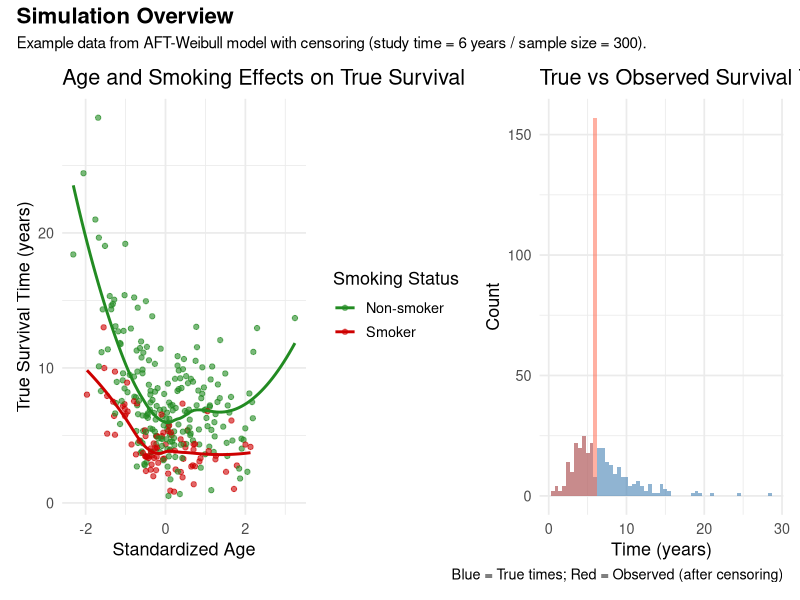
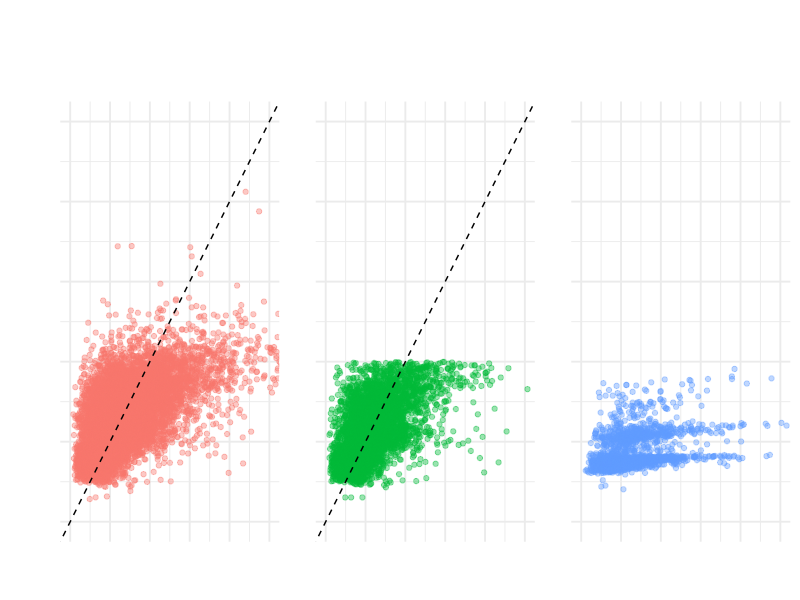

These charts were generated, in order, by the following R code: (Note: a time limit stopped this script after it produced the figures.)
# AFT Weibull Simulation with Multiple Sample Sizes and Censoring Schemes
# Model: T = T_0 * exp(η_AFT) where T_0 ~ Weibull(shape=α, scale=β)
# η_AFT = b_age * age_binary + b_smoker * smoker + b_sex * sex

library(dplyr)
library(tidyr)
library(survival)
library(purrr)
library(ggplot2)
library(patchwork)

### 1. Generate the data
set.seed(3456)

# Sample sizes to generate
n_points <- c(100, 300, 600)

# Censoring times (study end dates) #Chronic Non-Communicable Diseases
time1 <- 4 # years
time2 <- 6 # years  
time3 <- 10 # years
censoring_times <- c(time1, time2, time3)

# AFT Weibull parameters
alpha <- 3 # Weibull shape parameter
L_med <- 6  # Desired median lifetime for baseline group (years)
beta <- L_med / (log(2))^(1 / alpha)  # Weibull scale parameter

# AFT coefficients
b_age <- -0.25                 # Age effect
b_age2   <- 0.15 
b_smoker <- -0.6              # Smoking effect
b_sex <- 0.2                 # Sex effect

# Generate the data
gen_data <- function(n) {
  age_raw <- rnorm(n, 70, 10) #mean = 70, sd = 10
  age_std <- (age_raw - 70) / 10
  smoker  <- rbinom(n, 1, 0.3) #binary, with 30% split randomly (30% = 1 = smoker)
  sex     <- rbinom(n, 1, 0.5) #binary, with 50% split randomly
  
  # Model with parameters  
  lp <- b_age * age_std + b_age2 * (age_std^2) + b_smoker * smoker + b_sex * sex
  
  # Baseline Weibull
  T0 <- rweibull(n, shape = alpha, scale = beta)
  
  # Model with weibull baseline
  true_time <- T0 * exp(lp)
  
  # Data frame
  data.frame(
    age_std  = age_std,
    age_std2 = age_std^2,
    smoker   = smoker,
    sex      = sex,
    true_time = true_time
  )
}

# Apply censoring -> ctime = study time
apply_censoring <- function(true_time, ctime) {
  time_obs  <- pmin(true_time, ctime)
  event_obs <- as.numeric(true_time <= ctime)
  data.frame(
    time_obs = time_obs,
    event_obs = event_obs,
    censoring_rate = 1 - mean(event_obs) # mean() -> percent of event happening
  )
}

# Show an example of generated data
set.seed(123)
#example - using actual simulation parameters
n <- 300  # one of the sample sizes used: c(100, 300, 600)
ctime <- 6  # one of the censoring times used: c(4, 6, 10)
#from generated data
example_df <- gen_data(n)
censored_df <- apply_censoring(example_df$true_time, ctime)
example_data <- cbind(example_df, censored_df)

# Table for example
print(head(example_data, 10))

# p1: Age vs True survival time
p1 <- ggplot(example_data, aes(x = age_std, y = true_time, color = factor(smoker))) +
  geom_point(alpha = 0.6) +
  geom_smooth(method = "loess", se = FALSE) +
  scale_color_manual(values = c("forestgreen", "red3"),
                     labels = c("Non-smoker", "Smoker")) +
  labs(
    title = "Age and Smoking Effects on True Survival",
    x = "Standardized Age", y = "True Survival Time (years)",
    color = "Smoking Status"
  ) +
  theme_minimal(base_size = 13)

# p2: True vs Observed survival times
p2 <- ggplot(example_data, aes(x = true_time)) +
  geom_histogram(binwidth = 0.5, fill = "steelblue", alpha = 0.6) +
  geom_histogram(aes(x = time_obs), binwidth = 0.5, fill = "tomato", alpha = 0.5) +
  labs(
    title = "True vs Observed Survival Times",
    x = "Time (years)", y = "Count",
    caption = "Blue = True times; Red = Observed (after censoring)"
  ) +
  theme_minimal(base_size = 13)

# Simulation Overview
overview_plot <- (p1 | p2) +
  plot_annotation(
    title = "Simulation Overview",
    subtitle = "Example data from AFT-Weibull model with censoring (study time = 6 years / sample size = 300).",
    theme = theme(plot.title = element_text(size = 16, face = "bold"))
  )

overview_plot



### 2. Run simulation
n_datasets <- 100
datasets <- list()

for (i in 1:n_datasets) {
  n     <- sample(n_points, 1)
  ctime <- sample(censoring_times, 1)
  df  <- gen_data(n)
  cen <- apply_censoring(df$true_time, ctime)
  datasets[[paste0("dataset_", i)]] <- cbind(
    df,
    cen,
    n_points = n,
    censoring_time = ctime
  )
}

cat("datasets:", length(datasets), "\n")



### 3. Model Comparison
all_preds <- list()

for (dname in names(datasets)) {
  dat <- datasets[[dname]]
  if (sum(dat$event_obs) < 5) next
  
  # Split trainning set and test set
  set.seed(123)
  idx   <- sample(1:nrow(dat), floor(0.7 * nrow(dat))) # 0.7/0.3
  train <- dat[idx, ]
  test  <- dat[-idx, ]
  
  ## AFT model (Weibull)
  aft_fit <- tryCatch(
    survreg(
      Surv(time_obs, event_obs) ~ age_std + smoker + sex,
      data = train,
      dist = "weibull"
    ),
    error = function(e) NULL
  )
  
  aft_pred <- if (!is.null(aft_fit)) {
    predict(aft_fit, newdata = test, type = "quantile", p = 0.5)
  } else rep(NA_real_, nrow(test)) # predict the median survival time
  
  aft_pred_cap <- pmin(aft_pred, 25)  # tighter numerical cap
  
  ## Cox model
  cox_fit <- tryCatch(
    coxph(Surv(time_obs, event_obs) ~ age_std + smoker + sex, data = train),
    error = function(e) NULL
  )
  
  get_median_from_cox <- function(model, newrow) {
    bh <- basehaz(model, centered = FALSE)
    lp <- as.numeric(predict(model, newdata = newrow, type = "lp"))
    s  <- exp(-bh$hazard * exp(lp))
    idx <- which(s <= 0.5)[1]
    if (is.na(idx)) return(NA_real_)
    bh$time[idx]
  }
  
  cox_pred <- if (!is.null(cox_fit)) {
    purrr::map_dbl(1:nrow(test), ~ get_median_from_cox(cox_fit, test[.x, , drop = FALSE]))
  } else rep(NA_real_, nrow(test)) # predict the median survival time
  
  cox_pred_cap <- pmin(cox_pred, 25) # tighter numerical cap
  
  ## Naive model
  naive_fit <- lm(time_obs ~ age_std + smoker + sex, data = train)
  naive_pred <- predict(naive_fit, newdata = test)
  naive_pred_cap <- pmin(naive_pred, 25)
  
  ## All predictor
  all_preds[[dname]] <- data.frame(
    dataset_name = dname,
    true_time = test$true_time,
    aft_raw   = aft_pred_cap,
    cox_raw   = cox_pred_cap,
    naive_raw = naive_pred_cap,
    aft_log   = log(pmax(aft_pred, 1e-6)),
    cox_log   = log(pmax(cox_pred, 1e-6)),
    naive_log = log(pmax(naive_pred, 1e-6)),
    true_log  = log(test$true_time)
  )
}

# Show predictors
res_df <- bind_rows(all_preds, .id = "dataset_name")

res_long_raw <- res_df %>%
  select(dataset_name, true_time, aft_raw, cox_raw, naive_raw) %>%
  pivot_longer(cols = starts_with(c("aft", "cox", "naive")),
               names_to = "model", values_to = "pred_time") %>%
  mutate(model = factor(model,
                        levels = c("aft_raw", "cox_raw", "naive_raw"),
                        labels = c("AFT (Weibull)", "Cox", "Naive")))

# Predicted vs True Scatterplot
ggplot(res_long_raw, aes(x = true_time, y = pred_time, color = model)) +
  geom_point(alpha = 0.4, size = 1.5) +
  geom_abline(slope = 1, intercept = 0, linetype = "dashed", color = "black") +
  facet_wrap(~model, scales = "free", nrow = 1) +
  labs(
    title = "Predicted vs True Survival Times",
    subtitle = "Model comparison across simulated datasets",
    x = "True Survival Time (years)",
    y = "Predicted Median Survival Time (years)",
    color = "Model"
  ) +
  theme_minimal(base_size = 14) +
  theme(
    legend.position = "none",
    strip.text = element_text(size = 12, face = "bold"),
    plot.title = element_text(face = "bold", size = 16)
  ) +
  coord_cartesian(xlim = c(0, 25), ylim = c(0, 25))

# Predictor with different parameters
res_aft <- bind_rows(all_preds, .id = "dataset_name") %>%
  select(dataset_name, true_time, aft_pred = aft_raw) %>%
  left_join(
    bind_rows(datasets, .id = "dataset_name") %>%
      select(dataset_name, n_points, censoring_time),
    by = "dataset_name"
  ) %>%
  mutate(
    abs_error = abs(aft_pred - true_time),
    bias = aft_pred - true_time
  )

summary_aft <- res_aft %>%
  group_by(n_points, censoring_time) %>%
  summarise(
    mean_pred = mean(aft_pred, na.rm = TRUE),
    mean_true = mean(true_time, na.rm = TRUE),
    .groups = "drop"
  )

summary_aft_long <- summary_aft %>%
  pivot_longer(cols = c(mean_pred, mean_true),
               names_to = "Type", values_to = "Mean_Survival") %>%
  mutate(
    Type = recode(Type,
                  "mean_pred" = "Predicted (AFT)",
                  "mean_true" = "True (Simulated)")
  )

ggplot(summary_aft_long,
       aes(x = n_points, y = Mean_Survival,
           color = Type, linetype = Type)) +
  geom_line(linewidth = 1.3) +
  geom_point(size = 2) +
  facet_wrap(~censoring_time, labeller = label_both) +
  scale_color_manual(values = c("Predicted (AFT)" = "red3",
                                "True (Simulated)" = "black")) +
  labs(
    title = "Predicted vs True Mean Survival Time (AFT Model)",
    subtitle = "Across different sample sizes and study durations",
    x = "Sample Size (n)",
    y = "Mean Survival Time (years)",
    color = "",
    linetype = ""
  ) +
  theme_minimal(base_size = 14) +
  theme(
    plot.title = element_text(size = 16, face = "bold"),
    legend.position = "bottom"
  )



### 4. Evaluation (Median-based approach)
res <- bind_rows(all_preds)

##Winsorize helper: trim 1% extremes to avoid outliers
winsorize_vec <- function(x, lower_p = 0.01, upper_p = 0.99) {
  q <- quantile(x, probs = c(lower_p, upper_p), na.rm = TRUE)
  x[x < q[1]] <- q[1]
  x[x > q[2]] <- q[2]
  x
}

##Prepare long format for median-based computation
res_long_raw <- res %>%
  pivot_longer(cols = c(aft_raw, cox_raw, naive_raw),
               names_to = "model", values_to = "pred")

##For each dataset & model: compute median(pred) & median(true_time)
median_summary <- res_long_raw %>%
  group_by(dataset_name, model) %>%
  summarise(
    median_pred = median(winsorize_vec(pred), na.rm = TRUE),
    median_true = median(true_time, na.rm = TRUE),  # True values not winsorized
    .groups = "drop"
  )

##Add censoring_time and n_points information
median_summary <- median_summary %>%
  left_join(
    bind_rows(datasets, .id = "dataset_name") %>%
      select(dataset_name, censoring_time, n_points) %>%
      distinct(),
    by = "dataset_name"
  )

##Compute squared error and bias between medians
median_summary <- median_summary %>%
  mutate(
    mse_median = (median_pred - median_true)^2,
    bias_median = median_pred - median_true
  )

##Aggregate across datasets (main metrics) - overall and by study length
overall_median <- median_summary %>%
  group_by(model) %>%
  summarise(
    Median_MSE = mean(mse_median, na.rm = TRUE),
    Median_Bias = mean(bias_median, na.rm = TRUE),
    .groups = "drop"
  )

##Metrics stratified by study length
median_by_study <- median_summary %>%
  group_by(model, censoring_time) %>%
  summarise(
    Median_MSE = mean(mse_median, na.rm = TRUE),
    Median_Bias = mean(bias_median, na.rm = TRUE),
    .groups = "drop"
  )

##Metrics stratified by sample size
median_by_n <- median_summary %>%
  group_by(model, n_points) %>%
  summarise(
    Median_MSE = mean(mse_median, na.rm = TRUE),
    Median_Bias = mean(bias_median, na.rm = TRUE),
    .groups = "drop"
  )

cat("MEDIAN-BASED METRICS\n")
print(overall_median)
cat("\nMEDIAN-BASED METRICS BY STUDY LENGTH\n")
print(median_by_study)
cat("\nMEDIAN-BASED METRICS BY SAMPLE SIZE\n")
print(median_by_n)


##Log-scale version (optional, for robustness check)
res_long_log <- res %>%
  pivot_longer(cols = c(aft_log, cox_log, naive_log),
               names_to = "model", values_to = "pred_log")

log_summary <- res_long_log %>%
  group_by(dataset_name, model) %>%
  summarise(
    median_pred_log = median(winsorize_vec(pred_log), na.rm = TRUE),
    median_true_log = median(true_log, na.rm = TRUE),  # True values not winsorized
    mse_log = (median_pred_log - median_true_log)^2,
    bias_log = median_pred_log - median_true_log,
    .groups = "drop"
  ) %>%
  left_join(
    bind_rows(datasets, .id = "dataset_name") %>%
      select(dataset_name, censoring_time) %>%
      distinct(),
    by = "dataset_name"
  )

overall_log <- log_summary %>%
  group_by(model) %>%
  summarise(
    Mean_MSE_log = mean(mse_log, na.rm = TRUE),
    Mean_Bias_log = mean(bias_log, na.rm = TRUE),
    .groups = "drop"
  )

##Log metrics stratified by study length
log_by_study <- log_summary %>%
  group_by(model, censoring_time) %>%
  summarise(
    Mean_MSE_log = mean(mse_log, na.rm = TRUE),
    Mean_Bias_log = mean(bias_log, na.rm = TRUE),
    .groups = "drop"
  )

cat("LOG-SCALE MEDIAN METRICS\n")
print(overall_log)
cat("\nLOG-SCALE MEDIAN METRICS BY STUDY LENGTH\n")
print(log_by_study)


##CI Coverage (Median-based)
# For each model, censoring_time, AND n_points, compute CI range based on median_pred
# This ensures CI is computed separately for each combination of censoring scenario and sample size
ci_ranges <- median_summary %>%
  group_by(model, censoring_time, n_points) %>%
  summarise(
    ci_low = quantile(median_pred, 0.025, na.rm = TRUE),
    ci_high = quantile(median_pred, 0.975, na.rm = TRUE),
    .groups = "drop"
  )

# Check if median_true falls within CI for each dataset
coverage_summary <- median_summary %>%
  left_join(ci_ranges, by = c("model", "censoring_time", "n_points")) %>%
  mutate(
    covered = as.numeric(median_true >= ci_low & median_true <= ci_high)
  )

# Calculate mean coverage across datasets for each model (overall and by study length)
overall_coverage <- coverage_summary %>%
  group_by(model) %>%
  summarise(
    Mean_Coverage_95 = mean(covered, na.rm = TRUE),
    .groups = "drop"
  )

##Coverage stratified by study length
coverage_by_study <- coverage_summary %>%
  group_by(model, censoring_time) %>%
  summarise(
    Mean_Coverage_95 = mean(covered, na.rm = TRUE),
    .groups = "drop"
  )

##Coverage stratified by sample size
coverage_by_n <- coverage_summary %>%
  group_by(model, n_points) %>%
  summarise(
    Mean_Coverage_95 = mean(covered, na.rm = TRUE),
    .groups = "drop"
  )

cat("95% CI COVERAGE (Median-based)\n")
print(overall_coverage)
cat("\n95% CI COVERAGE BY STUDY LENGTH\n")
print(coverage_by_study)
cat("\n95% CI COVERAGE BY SAMPLE SIZE\n")
print(coverage_by_n)


### 5. Visualization of Model Performance (Updated for Median-based Evaluation)
## Rename models for clarity
overall_median$model <- recode(overall_median$model,
                               "aft_raw" = "AFT (Weibull)",
                               "cox_raw" = "Cox",
                               "naive_raw" = "Naive")

overall_log$model <- recode(overall_log$model,
                            "aft_log" = "AFT (Weibull)",
                            "cox_log" = "Cox",
                            "naive_log" = "Naive")

overall_coverage$model <- recode(overall_coverage$model,
                                 "aft_raw" = "AFT (Weibull)",
                                 "cox_raw" = "Cox",
                                 "naive_raw" = "Naive")

## Combine all metrics into one unified table
measure_summary <- overall_median %>%
  rename(MSE = Median_MSE, Bias = Median_Bias) %>%
  left_join(overall_log %>%
              rename(MSE_log = Mean_MSE_log, Bias_log = Mean_Bias_log),
            by = "model") %>%
  left_join(overall_coverage, by = "model")

cat("\n==== Combined Model Performance Table (Median-based Evaluation) ====\n")
print(measure_summary)

## Reshape for plotting
measure_long <- measure_summary %>%
  pivot_longer(cols = -model, names_to = "Metric", values_to = "Value") %>%
  mutate(
    Metric_Group = case_when(
      grepl("MSE", Metric) ~ "Median-based Mean Squared Error",
      grepl("Bias", Metric) ~ "Median-based Bias",
      grepl("Coverage", Metric) ~ "95% CI Coverage (Median-based)"
    )
  )

## Colors and plot
metric_colors <- c(
  "MSE" = "#4E79A7", "MSE_log" = "#F28E2B",
  "Bias" = "#59A14F", "Bias_log" = "#E15759",
  "Mean_Coverage_95" = "#76B7B2"
)

final_plot <- ggplot(measure_long, aes(x = model, y = Value, fill = Metric)) +
  geom_bar(stat = "identity", position = position_dodge(width = 0.7), width = 0.6) +
  facet_wrap(~Metric_Group, scales = "free_y", ncol = 1, strip.position = "top") +
  geom_hline(
    data = subset(measure_long, Metric_Group == "95% CI Coverage (Median-based)"),
    aes(yintercept = 0.95),
    color = "red", linetype = "dashed", linewidth = 1
  ) +
  geom_hline(
    data = subset(measure_long, Metric_Group == "Median-based Bias"),
    aes(yintercept = 0),
    color = "black", linetype = "dashed"
  ) +
  scale_fill_manual(values = metric_colors) +
  labs(
    title = "Model Performance Across Evaluation Metrics (Median-based)",
    subtitle = "AFT (Weibull) vs Cox vs Naive across 100 simulated datasets",
    x = "Model", y = "Value", fill = "Metric"
  ) +
  theme_minimal(base_size = 14) +
  theme(
    plot.title = element_text(size = 18, face = "bold"),
    strip.text = element_text(size = 14, face = "bold"),
    legend.position = "bottom",
    legend.title = element_blank()
  )

## Show combined visualization
final_plot

## Stratified visualization by study length
# Rename models for stratified plot
median_by_study$model <- recode(median_by_study$model,
                               "aft_raw" = "AFT (Weibull)",
                               "cox_raw" = "Cox",
                               "naive_raw" = "Naive")

coverage_by_study$model <- recode(coverage_by_study$model,
                                 "aft_raw" = "AFT (Weibull)",
                                 "cox_raw" = "Cox",
                                 "naive_raw" = "Naive")

# Combine MSE, Bias, and Coverage for stratified plot
stratified_data <- median_by_study %>%
  pivot_longer(cols = c(Median_MSE, Median_Bias),
               names_to = "Metric", values_to = "Value") %>%
  mutate(
    Metric = recode(Metric,
                   "Median_MSE" = "MSE",
                   "Median_Bias" = "Bias"),
    censoring_time = factor(censoring_time)
  ) %>%
  bind_rows(
    coverage_by_study %>%
      rename(Value = Mean_Coverage_95) %>%
      mutate(Metric = "CI Coverage",
             censoring_time = factor(censoring_time))
  )

stratified_plot <- ggplot(stratified_data, 
                          aes(x = censoring_time, y = Value, 
                              color = model, group = model)) +
  geom_line(linewidth = 1.2) +
  geom_point(size = 3) +
  facet_wrap(~Metric, scales = "free_y", ncol = 1) +
  geom_hline(
    data = subset(stratified_data, Metric == "Bias"),
    aes(yintercept = 0),
    color = "black", linetype = "dashed"
  ) +
  geom_hline(
    data = subset(stratified_data, Metric == "CI Coverage"),
    aes(yintercept = 0.95),
    color = "red", linetype = "dashed", linewidth = 1
  ) +
  labs(
    title = "Model Performance by Study Length (Censoring Time)",
    subtitle = "How model performance changes with different study durations",
    x = "Study Length / Censoring Time (years)",
    y = "Value",
    color = "Model"
  ) +
  theme_minimal(base_size = 14) +
  theme(
    plot.title = element_text(size = 16, face = "bold"),
    strip.text = element_text(size = 12, face = "bold"),
    legend.position = "bottom"
  )

stratified_plot

## Stratified visualization by sample size
# Rename models for stratified plot by sample size
median_by_n$model <- recode(median_by_n$model,
                               "aft_raw" = "AFT (Weibull)",
                               "cox_raw" = "Cox",
                               "naive_raw" = "Naive")

coverage_by_n$model <- recode(coverage_by_n$model,
                                 "aft_raw" = "AFT (Weibull)",
                                 "cox_raw" = "Cox",
                                 "naive_raw" = "Naive")

# Combine MSE, Bias, and Coverage for stratified plot by sample size
stratified_data_n <- median_by_n %>%
  pivot_longer(cols = c(Median_MSE, Median_Bias),
               names_to = "Metric", values_to = "Value") %>%
  mutate(
    Metric = recode(Metric,
                   "Median_MSE" = "MSE",
                   "Median_Bias" = "Bias"),
    n_points = factor(n_points)
  ) %>%
  bind_rows(
    coverage_by_n %>%
      rename(Value = Mean_Coverage_95) %>%
      mutate(Metric = "CI Coverage",
             n_points = factor(n_points))
  )

stratified_plot_n <- ggplot(stratified_data_n, 
                          aes(x = n_points, y = Value, 
                              color = model, group = model)) +
  geom_line(linewidth = 1.2) +
  geom_point(size = 3) +
  facet_wrap(~Metric, scales = "free_y", ncol = 1) +
  geom_hline(
    data = subset(stratified_data_n, Metric == "Bias"),
    aes(yintercept = 0),
    color = "black", linetype = "dashed"
  ) +
  geom_hline(
    data = subset(stratified_data_n, Metric == "CI Coverage"),
    aes(yintercept = 0.95),
    color = "red", linetype = "dashed", linewidth = 1
  ) +
  labs(
    title = "Model Performance by Sample Size",
    subtitle = "How model performance changes with different sample sizes",
    x = "Sample Size (n)",
    y = "Value",
    color = "Model"
  ) +
  theme_minimal(base_size = 14) +
  theme(
    plot.title = element_text(size = 16, face = "bold"),
    strip.text = element_text(size = 12, face = "bold"),
    legend.position = "bottom"
  )

stratified_plot_n
